Frame 1 (no input): blank canvas, image omitted
Frame 60 (the mouse pressed at the canvas centre just before this capture): blank canvas, image omitted
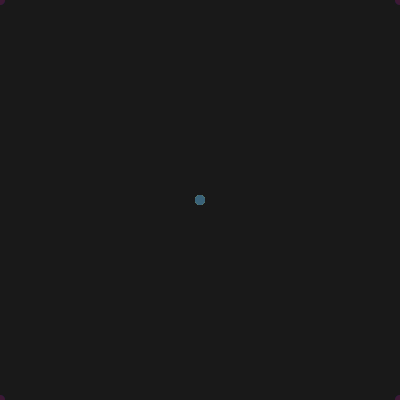
Frame 120 (the mouse held since frame 60 and released just before this capture)

The Processing sketch whose frames 1 and 60 were blank and that drew this single picture after the mouse press (run headless with seeded random() and noise(); from frame 60 on, the mouse is pressed at the canvas centre):

// Processing sketch: processing_72111
// ── processing_72111.pde

//Sarah Anderson, seanders

void setup()
{
size(400,400);  
}

void draw()
{
//background(120);
noStroke();
fill(0,5); //can change the second number to play with the risidual image
rect(0,0,width,height);
fill(random(255),random(255),random(255));
float mx=width-mouseX;
float my=height-mouseY;
ellipse(mx,my,10,10);
ellipse(mouseX,mouseY,10,10);
ellipse(mouseX,my,10,10);
ellipse(mx,mouseY,10,10);
}
